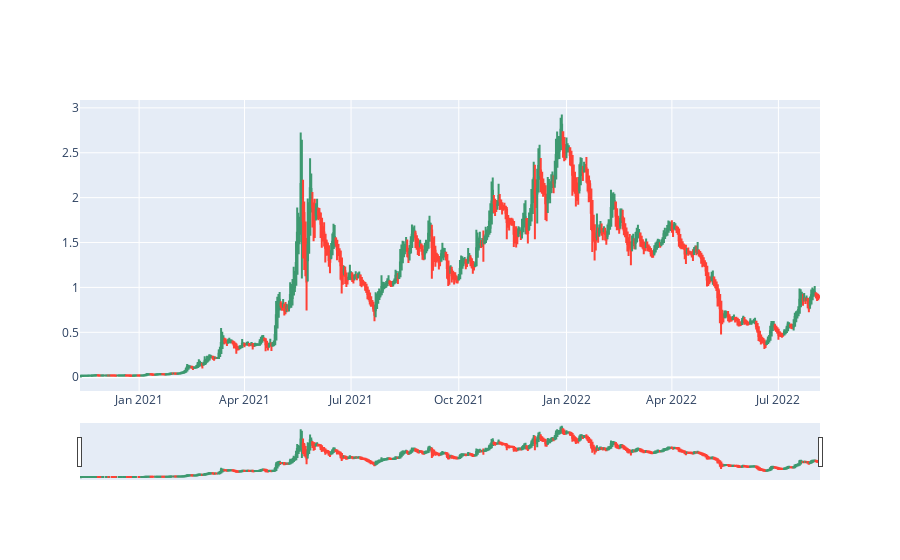
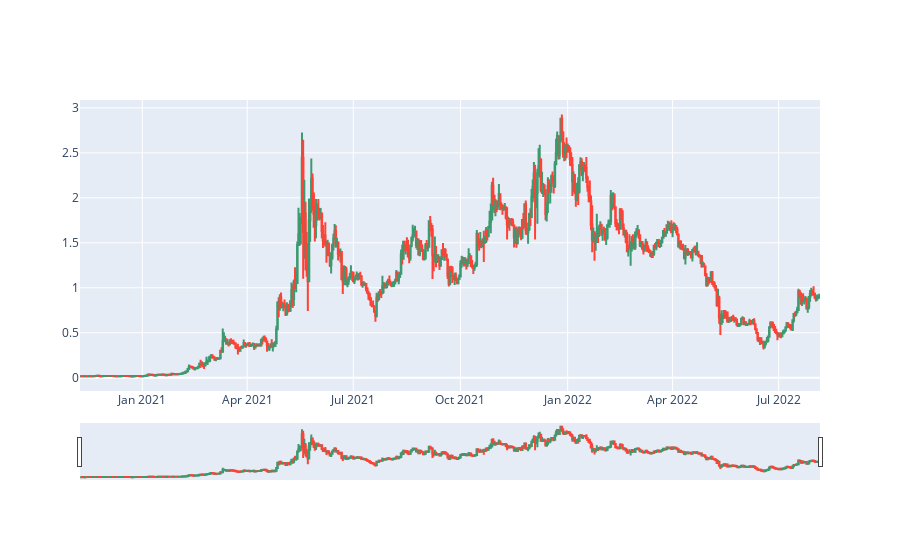

Notebook cell for these charts, in order:
### Code cell
fig = go.Figure(data=[go.Candlestick(x=daily.index,
                open=daily['ha_Open'],
                high=daily['ha_High'],
                low=daily['ha_Low'],
                close=daily['ha_Close'])])

fig2 = go.Figure(data=[go.Candlestick(x=matic.index,
                open=matic['open'],
                high=matic['high'],
                low=matic['low'],
                close=matic['close'])])

fig.show()
fig2.show()

### Figure 1 — Plotly figure (JSON) as saved in the notebook; plotly's stock layout.template omitted (floating-point values rounded to 4 significant figures; data arrays with more than 128 entries replaced by an {"elided": "..."} marker saying what was removed)
{"data": [{"close": {"elided": "632 float values"}, "high": {"elided": "632 float values"}, "low": {"elided": "632 float values"}, "open": {"elided": "632 float values"}, "type": "candlestick", "x": {"elided": "632 str values"}}], "layout": {}}

### Figure 2 — Plotly figure (JSON) as saved in the notebook; plotly's stock layout.template omitted (floating-point values rounded to 4 significant figures; data arrays with more than 128 entries replaced by an {"elided": "..."} marker saying what was removed)
{"data": [{"close": {"elided": "635 float values"}, "high": {"elided": "635 float values"}, "low": {"elided": "635 float values"}, "open": {"elided": "635 float values"}, "type": "candlestick", "x": {"elided": "635 str values"}}], "layout": {}}
